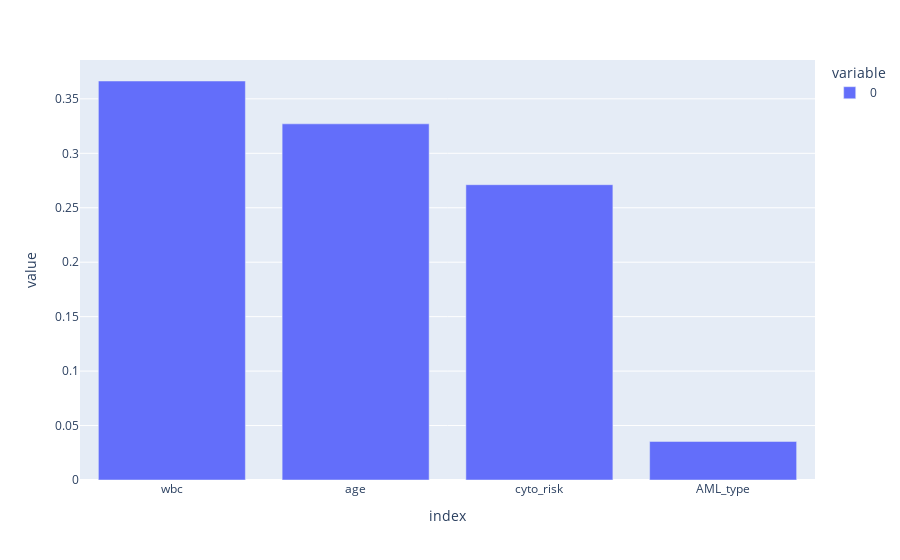

Write notebook code for a chart like this one.
### Code cell
feature_names = X_train2.columns

coefs2 = pd.DataFrame(
    model2.feature_importances_,
    columns=["Coefficients"],
    index=feature_names,
)
features2=[]
ft_importances2 = pd.Series(model2.feature_importances_, index = X_train2.columns.values).sort_values(ascending=False)

for i,v in enumerate(ft_importances2):
    features2.append ('Feature: %0d, Score: %.5f' %(i,v))
xx2=pd.DataFrame(features2)

fig2= px.bar(ft_importances2.head(100))
fig2.show()

train_importances2 = pd.DataFrame(
    train_result2.importances[sorted_importances_idx2].T,
    columns=X_train2.columns[sorted_importances_idx2],
)
test_importances2 = pd.DataFrame(
    test_results2.importances[sorted_importances_idx2].T,
    columns=X_train2.columns[sorted_importances_idx2],
)

# fig2.write_image("20250108_images/Important_Features_clin.png")

### Figure 1 — Plotly figure (JSON) as saved in the notebook; plotly's stock layout.template omitted (floating-point values rounded to 4 significant figures)
{"data": [{"alignmentgroup": "True", "hovertemplate": "variable=0<br>index=%{x}<br>value=%{y}<extra></extra>", "legendgroup": "0", "marker": {"color": "#636efa", "pattern": {"shape": ""}}, "name": "0", "offsetgroup": "0", "orientation": "v", "showlegend": true, "textposition": "auto", "type": "bar", "x": ["wbc", "age", "cyto_risk", "AML_type"], "xaxis": "x", "y": [0.3664, 0.3271, 0.2712, 0.0354], "yaxis": "y"}], "layout": {"barmode": "relative", "legend": {"title": {"text": "variable"}, "tracegroupgap": 0}, "margin": {"t": 60}, "xaxis": {"anchor": "y", "domain": [0, 1], "title": {"text": "index"}}, "yaxis": {"anchor": "x", "domain": [0, 1], "title": {"text": "value"}}}}
